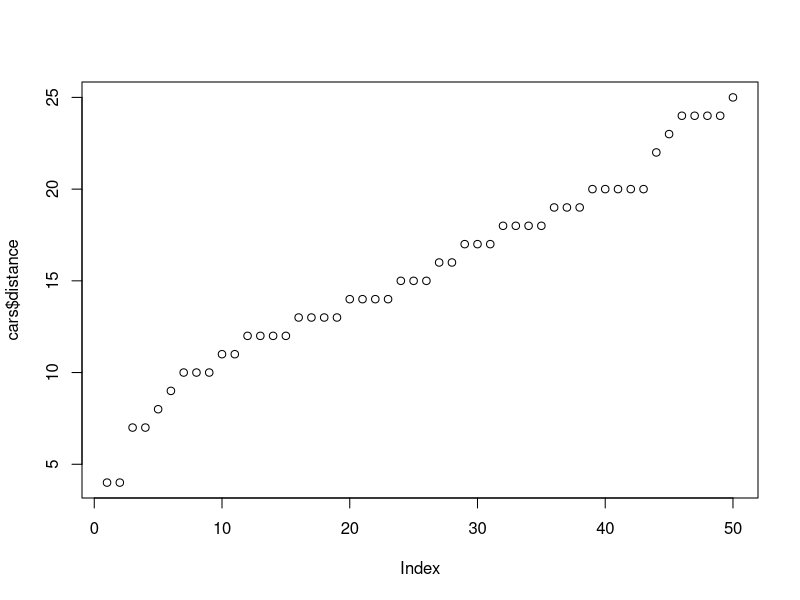

Reproduce this figure in R. (Note: this script raises an error after producing the figure.)

#View the cars dataset
View(cars)
#Find the structure of cars
str(cars)

#Find the range of the two variables in the dataset.
summary(cars)

plot(cars$speed,cars$distance)

#purpose of standardization, R has a built-in command scale().

scale(x, center = TRUE, scale = TRUE)
#"x" refers to the object you are rescaling (which can be any numeric object).
#The "center" parameter (when set to TRUE) is responsible for subtracting the mean on the numeric object from each observation.
#The "scale" parameter (when set to TRUE) is responsible for dividing the resulting difference by the standard deviation of the numeric object.
cars$speed_scaled<-scale(cars$speed)
cars$dist_scaled<-scale(cars$dist)

#Look at the data
head()
View()

#Visualization of standardized data in R
plot(cars$speed_scaled,cars$distance_scaled)
#the difference is the scales of axis and the weight assigned to outliers.


#Normalizing Data
#Loading sample dataset: cars
#Creating a function to normalize data in R
#Normalize data in R
#Visualization of normalized data in R

#basic statistics
summary(cars)
#The ranges for these two variables are significantly different from each 
#other, and therefore may affect the performance of "distance" sensitive algorithms. 

hist(cars$speed)
hist(cars$dist)

#defining normalize()
normalize <- function(x) {
  return ((x - min(x)) / (max(x) - min(x)))
}

cars$speed_norm <-normalize(cars$speed)
cars$dist_norm <-normalize(cars$dist)
View(cars)

#The best way to show the changes is to visualize the dataset.
#Creating a histogram
#comparing a normalize set vs. not normalized set
hist(cars$speed_norm)
hist(cars$dist_norm)

#We see identical histograms even though the X axis is rescaled.
#End 


#creating data with bar chart adding counts on top of bars
set.seed(27222)                                                             # Create random example 
data <- data.frame(x = sample(LETTERS[1:5], 100, replace = TRUE)) 
head(data)                                                                       # Print first lines of data

#Install.packages("ggplot2")
library("ggplot2")

data_srz <- as.data.frame(table(data$x))                  # Summarize data
data_srz                                                                           # Print summarized data

ggplot(data_srz, aes(x = Var1, y = Freq, fill = Var1)) + geom_bar(stat = "identity") + geom_text(aes(label = Freq), vjust=0)
  
#Define Sample 
smp2014 <- c(222,823,1092,400,948,836)
#Define Sample 2
smp2019 <- c(910,650,700,892,229,1051)

#Two sample T-test
t.test(smp2014, smp2018, var.equal=FALSE)

#What is the p-value?

#Run T-test of Equal Variance
t.test(smp2014, smp2019, var.equal=TRUE)
